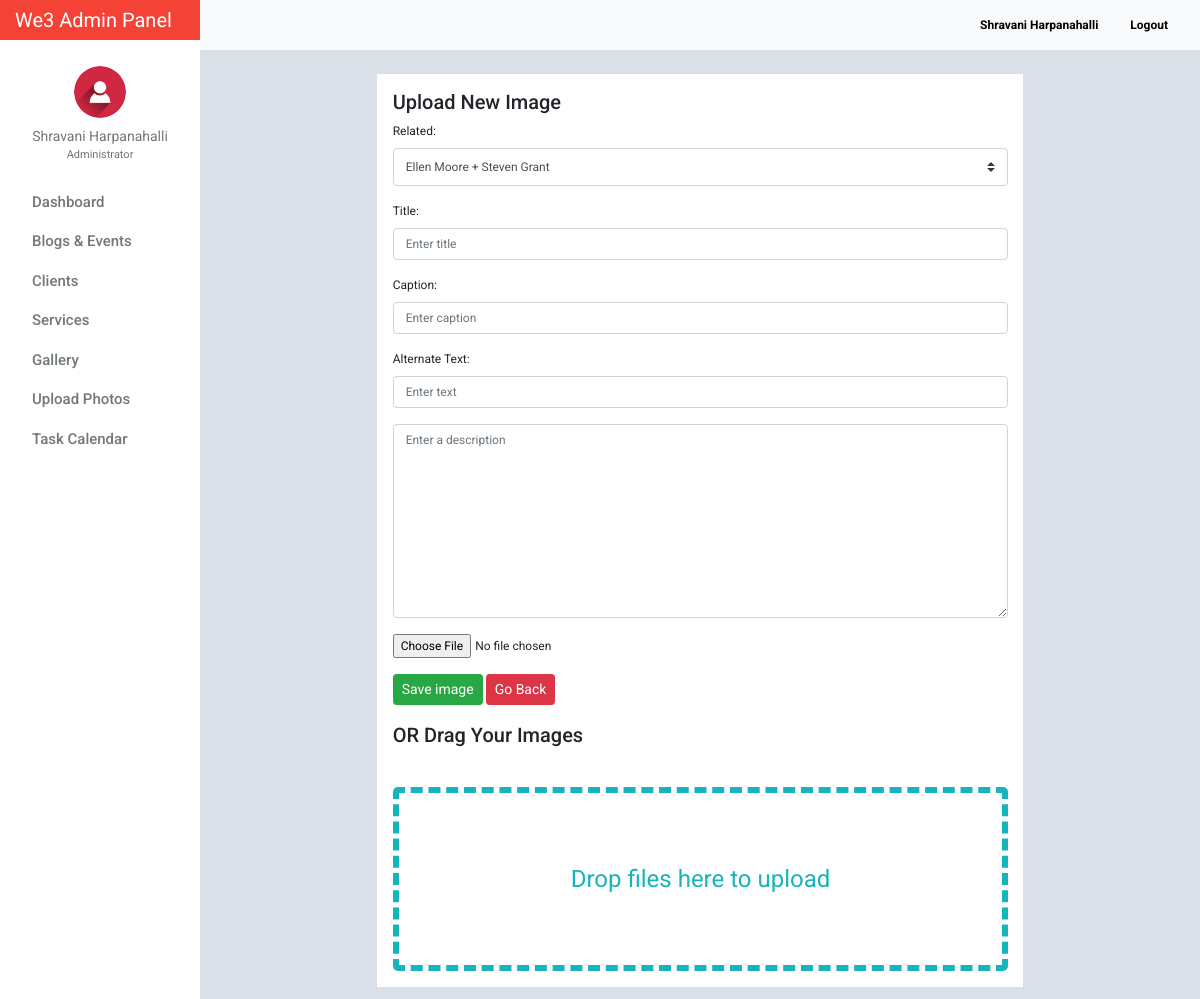
The app's page /photos_add.php (signed in) with its own data.
### tables this page shows
CREATE TABLE `tblusers` (
  `id` int(11) NOT NULL,
  `firstname` varchar(32) NOT NULL,
  `lastname` varchar(32) NOT NULL,
  `gender` enum('m','f') NOT NULL,
  `username` varchar(50) NOT NULL,
  `password` varchar(50) NOT NULL,
  `email` varchar(100) NOT NULL,
  `designation` varchar(100) NOT NULL,
  `address` text NOT NULL,
  `access_level` enum('0','1','2') NOT NULL,
  `profile_picture` varchar(100) NOT NULL,
  `date_created` varchar(100) NOT NULL
);

### include/database.php (called while the page is built, shortened)
<?php
class Database
{
    public $connection;
    public function open_connection()
    {
        $this->connection = mysqli_connect(DB_HOST, DB_USER, DB_PASS, DB_NAME);
    }
    public function query($sql)
    {
        $result = mysqli_query($this->connection, $sql);
        return $result;
    }
}
$db = new Database();
?>

### include/db_object.php (called while the page is built, shortened)
<?php
class DB_Object
{
     public static function find_booking_all() {
        return static::find_by_query("SELECT * FROM " . static::$db_table . " ORDER BY booking_id DESC");
    }
    public static function find_by_id($id) {
        $the_result_array = static::find_by_query("SELECT * FROM " . static::$db_table . " WHERE id = $id ORDER BY id DESC  LIMIT 1 ");
        return !empty($the_result_array) ? array_shift($the_result_array) : false;
    }
    public static function find_by_query($sql) {
        global $db;
        $result_set = $db->query($sql);
        $the_object_array = array();
        while($row = mysqli_fetch_array($result_set)) {
            $the_object_array[] = static::instantiation($row);
        }
        return $the_object_array;
    }
    public static function instantiation($the_record){
        $the_object = new $calling_class;
        foreach($the_record as $the_attribute => $value)
        {
            if($the_object->has_the_attribute($the_attribute)) {
                $the_object->$the_attribute = $value;
            }
        }
        return $the_object;
    }
    private function has_the_attribute($the_attribute) {
        $object_properties = get_object_vars($this);
        return array_key_exists($the_attribute, $object_properties);
    }
}
?>

### include/Users.php (called while the page is built, shortened)
<?php
class Users extends DB_Object
{
    public $profile_picture;
    public $upload_directory = "upload/users";
    public $image_placeholder = "http://placehold.it/64x64&text=images";
    public function profile_picture_picture() {
        return empty($this->profile_picture) ? $this->image_placeholder : $this->upload_directory. '/' .$this->profile_picture;
    }
}
?>

### photos_add.php (the view, shortened to what this page needs)
<?php
    $gallery = new Gallery();
    $booking = Booking::find_booking_all();
?>
<?php $users_profile = Users::find_by_id($_SESSION['id']); ?>
    <!doctype html>
    <html lang="en">
    <head>
        <link href="css/bootstrap.min.css" rel="stylesheet">
        <link href="css/dashboard.css" rel="stylesheet">
        <link rel="stylesheet" type="text/css" href="https://cdn.materialdesignicons.com/2.1.19/css/materialdesignicons.min.css">
        <link rel="stylesheet" href="css/dropzone.css">
    </head>
<body>
<?php include_once 'include/sidebar.php'; ?>
    <div class="container">
        <div class="row">
            <div class="col-lg-8 offset-2 pl-3 pb-3 box-shadow mt-4 pt-3">
                <h5>Upload New Image</h5>
                <form method="post" action="" enctype="multipart/form-data">
                    <div class="form-group">
                        <label for="booking_id">Related:</label>
                        <select class="custom-select form-control" id="booking_id" name="booking_id">
                          <?php foreach($booking as $booking_user) : ?>
                            <?php if ($booking_user->booking_id == $gallery->booking_id) : ?>
                              <option value="<?= $booking_user->booking_id; ?>" selected><?= $booking_user->bride . ' + ' . $booking_user->groom; ?></option>
                            <?php else : ?>
                              <option value="<?= $booking_user->booking_id; ?>"><?= $booking_user->bride . ' + ' . $booking_user->groom; ?></option>
                            <?php endif ?>
                          <?php endforeach; ?>
                        </select>
                    </div>
                   <div class="form-group">
                       <label for="">Title:</label>
                       <input type="text" name="title" class="form-control" placeholder="Enter title">
                   </div>
                   <div class="form-group">
                       <label for="">Caption:</label>
                       <input type="text" name="caption" value="<?= $gallery->caption; ?>" class="form-control" placeholder="Enter caption">
                   </div>
                    <div class="form-group">
                       <label for="">Alternate Text:</label>
                       <input type="text" name="alternate_text" value="<?= $gallery->alternate_text; ?>" class="form-control" placeholder="Enter text">
                   </div>
                   <div class="form-group">
                       <textarea name="description" rows="10" class="form-control" placeholder="Enter a description"><?= $gallery->description; ?></textarea>
                   </div>
                   <div class="form-group">
                       <input type="file" name="file">
                   </div>
                   <button type="submit" name="submit" value="" class="btn btn-success btn-sm">Save image</button>
                   <a href="photos_view.php" class="btn btn-danger btn-sm">Go Back</a>
                </form>
<br>
                <h5 class="h5">OR Drag Your Images</h5>
                <div id="dropzone-area">
                    <form action="photos_add.php" class="dropzone"></form>
                </div>
            </div>
        </div>
    </div>
<?php include_once 'include/footer.php';?>

### include/sidebar.php (shortened to what this page needs)
<nav class="navbar sticky-top p-0" style="width: 16.7%;background-color: #f44336;">
    <a class="navbar-brand col-sm-3 col-md-2 mr-0" style="color:white;" href="dashboard.php">
        We3 Admin Panel
    </a>
</nav>
<div class="container-fluid">
    <div class="row">
        <nav class="col-md-2 d-none d-md-block bg-light sidebar">
            <div class="sidebar-sticky">
                <ul class="nav flex-column">
                    <li class="nav-item mt-3">
                        <div class="text-center">
                            <a href="users_profile.php" class="user-button">
                                <img src="<?= $users_profile->profile_picture_picture(); ?>" class="img-fluid rounded-circle" width="52" height="52" alt="">
                                <div class="user-profile"><?= $users_profile->firstname . ' ' . $users_profile->lastname; ?></div>
                            </a>
                                <div class="text-center mt-0" style="font-size: 11px;color:#72777a;">
                                    <?= ($users_profile->designation == 0) ? 'Administrator' : 'Moderator'; ?>
                                </div>
                        </div>
                    </li>
                    <li class="nav-item"><div class="dropdown-divider"></div></li>
                    <li class="nav-item">
                        <a class="nav-link" href="dashboard.php">
                            Dashboard <span class="sr-only">(current)</span>
                        </a>
                    </li>
                    <li class="nav-item"><div class="dropdown-divider"></div></li>
                    <li class="nav-item">
                        <a class="nav-link" href="blog_events.php">
                            Blogs &amp; Events
                        </a>
                    </li>
                    <li class="nav-item"><div class="dropdown-divider"></div></li>
                    <li class="nav-item">
                        <a class="nav-link" href="client.php" >
                            Clients
                        </a>
                    </li>
                    <li class="nav-item"><div class="dropdown-divider"></div></li>
                    <li class="nav-item">
                        <a class="nav-link" href="service_list.php">
                            Services
                        </a>
                    </li>
                    <li class="nav-item"><div class="dropdown-divider"></div></li>
                    <li class="nav-item">
                        <a class="nav-link" href="photos_view.php">
                            Gallery
                        </a>
                    </li>
                    <li class="nav-item"><div class="dropdown-divider"></div></li>
                    <li class="nav-item">
                        <a class="nav-link" href="photos_add.php">
                            Upload Photos
                        </a>
                    </li>
                    <li class="nav-item"><div class="dropdown-divider"></div></li>
                    <li class="nav-item">
                        <a class="nav-link" href="task_all_calendar.php">
                            Task Calendar
                        </a>
                    </li>
                </ul>
            </div>
        </nav>
        <main role="main" class="col-md-9 ml-sm-auto col-lg-10" style="margin-top: -40px;z-index: 999">
            <nav class="navbar navbar-expand-lg navbar-light bg-light" style="margin-left:-15px;margin-right: -15px;">
                <div class="form-inline my-2 my-lg-0">
                    <a class="nav-link" href="users_profile.php"><b><?= ucfirst($users_profile->firstname) . ' ' . ucfirst($users_profile->lastname); ?></b></a>
                    <a class="nav-link" href="logout.php"><b><i class="mdi mdi-logout" style="color: #f44336!important;"></i> Logout</b></a>
                </div>
            </nav>

### css/dashboard.css (style rules this page uses)
body { font-size: .875rem; font-family: 'Roboto', 'Segoe UI',sans-serif; background: #D9E0E7; }
.sidebar { position: fixed; top: 0; bottom: 0; left: 0; z-index: 100; padding: 0; box-shadow: inset -1px 0 0 rgba(0, 0, 0, .1); background-color: #fff; }
.sidebar-sticky { position: -webkit-sticky; position: sticky; top: 40px; height: calc(100vh - 48px); height: 100% !important; padding-top: 2.5rem; overflow-x: hidden; overflow-y: auto; background-color: #fff; }
.sidebar .nav-link { font-weight: 500; color: #72777a; font-size: 15px; text-transform: capitalize; transition: all 2s linear; font-family: 'Roboto', sans-serif; }
.nav.flex-column li.nav-item:nth-child(2) { margin-top:10px; }
.user-profile { color: #72777a; margin-top: 8px; }
img.img-fluid.rounded-circle { margin-top: 10px; }
.form-inline.my-2.my-lg-0 a.nav-link { color: black; font-size: 12px; }
.dropdown-divider { border-top: 1px solid #fff; }
.nav.flex-column a.nav-link { padding: .0rem 1rem; }
.user-profile { text-transform: capitalize; }
.col-lg-8.offset-2.pl-3.pb-3.box-shadow.mt-4 { background: white !important; box-shadow: none; }

### css/dropzone.css (style rules this page uses)
.dropzone, .dropzone * { box-sizing: border-box; }
.dropzone { min-height: 150px; border: 2px solid rgba(0, 0, 0, 0.3); background: white; padding: 20px 20px; }
.dropzone.dz-clickable { cursor: pointer; }
.dropzone { margin-top: 40px; border: 6px dashed #0087F7; border-radius: 5px; background: white; }

### photos_add.php (style rules this page uses)
body { margin-bottom: 2%; }
.box-shadow { box-shadow: 0 0 2px 1px rgba(0, 0, 0, 0.3); font-size: 12px; }
.form-control { font-size: 12px; }
.dropzone { border: 6px dashed #17b4bc }

### records on screen
tblusers: profile_picture (picture), firstname "Shravani", lastname "Harpanahalli"

### other values on screen
form field booking_id "Ellen Moore + Steven Grant"
